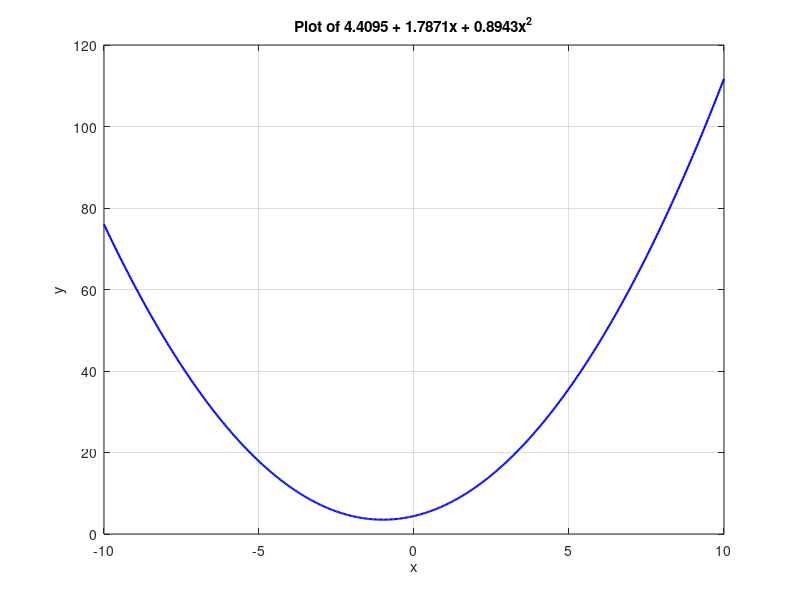

MATLAB code to generate this figure:
% HW 5: Q10a - solving the normal equations

x = linspace(-5,5,30)';
y = [25.198, 22.354, 11.286, -5.3643, -9.9406, 5.5574, 20.364, 10.826, ...
    12.018, 18.742, -4.5468, -6.2935, 11.038, -6.9372, 22.685, 10.281, ...
    -4.0523, -0.26773, 10.089, 13.64, 20.074, 13.906, 2.7136, 16.384, ...
    2.9209, 27.113, 30.377, 29.667, 22.724, 48.731]';

n = 30;
A = [ones(n, 1), x, x.^2];

c = (A' * A) \ (A' * y);

fprintf('The coefficients using normal equations are:\n');
fprintf('c1 (a_2) = %.4f\n', c(3));
fprintf('c2 (a_1)   = %.4f\n', c(2));
fprintf('c3 (a_0) = %.4f\n', c(1));

% Q10b - QR factorization

[m, n] = size(A);
Q = zeros(m, n);
R = zeros(n, n);

for j = 1:n
    v = A(:, j);
    for i = 1:j-1
        R(i, j) = Q(:, i)' * A(:, j);
        v = v - R(i, j) * Q(:, i);
    end
    R(j, j) = norm(v);
    Q(:, j) = v / R(j, j);
end

b = y;
c = R \ (Q' * b);

fprintf('The coefficients using QR decomp are:\n');
fprintf('c3 (a_2) = %.4f\n', c(3));
fprintf('c2 (a_1)   = %.4f\n', c(2));
fprintf('c1 (a_0) = %.4f\n', c(1));

% plotting (done after finding results)
x = linspace(-10, 10, 500);
y = 4.4095 + 1.7871 * x + 0.8943 * x.^2;

figure;
plot(x, y, 'b-', 'LineWidth', 1.5);
xlabel('x');
ylabel('y');
title('Plot of 4.4095 + 1.7871x + 0.8943x^2');
grid on;
